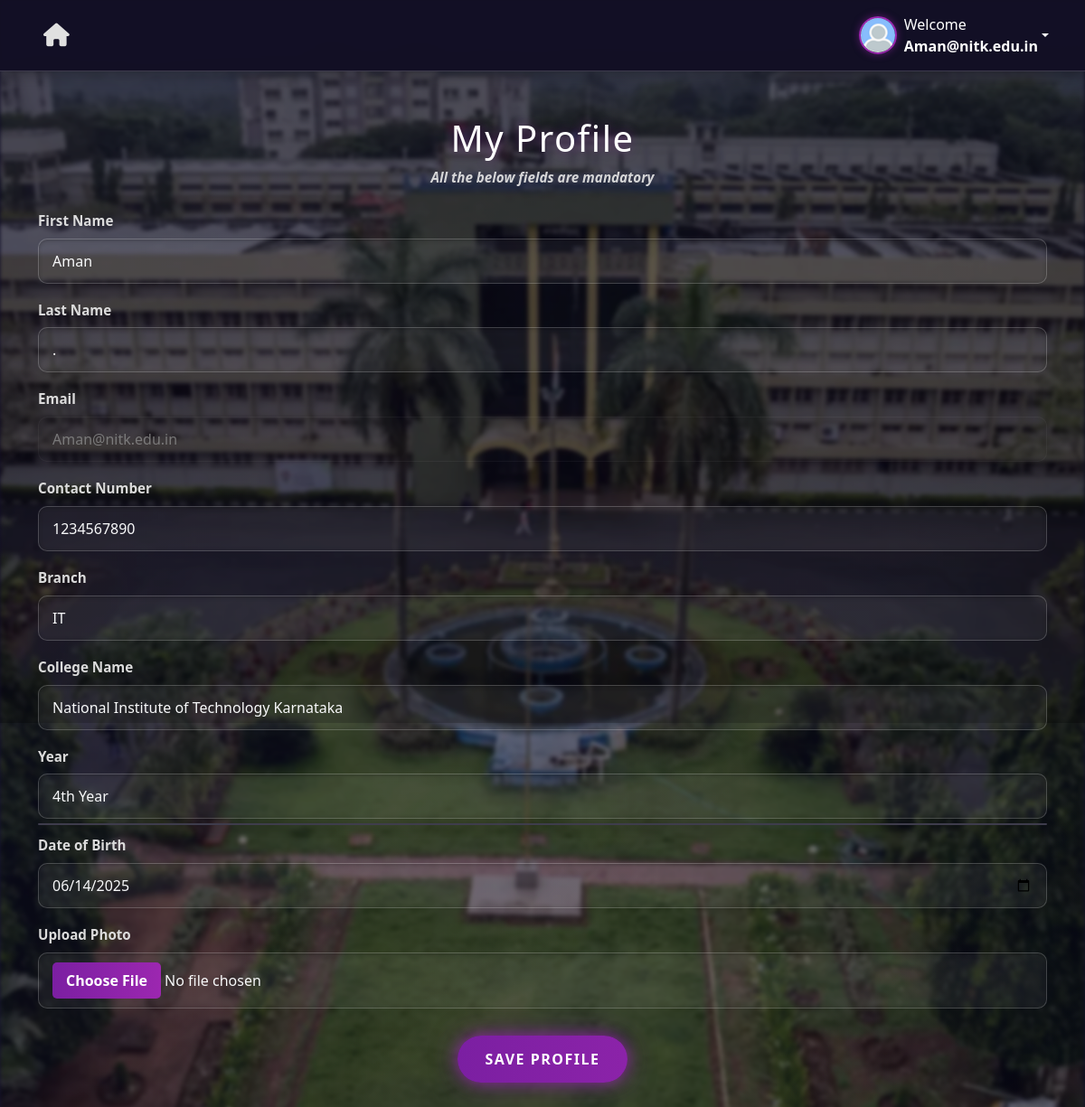
Screenshot of /user/user_profile/user/ (signed in) with the database file from the repository.
### user_profile/models.py (models this page shows, shortened)
class UserProfile(models.Model):
    user= models.OneToOneField(User,on_delete=models.CASCADE)
    first_name=models.CharField(max_length=100)
    last_name=models.CharField(max_length=100)
    contact=models.CharField(max_length=10)
    branch=models.CharField(max_length=50)
    college=models.CharField(max_length=100)
    year = models.CharField(max_length=10)
    dob = models.DateField()
    photo = models.ImageField(upload_to='profile_photos/')
    event_year=models.IntegerField(default=2025)
    user_state = models.CharField(max_length=10, choices=[('Archived', 'archived'), ('Active', 'active')], default='active')

### user_profile/views.py (the view, shortened to what this page needs)
# urls.py: path('user/',userprofile_view,name="profile"),
@login_required
def userprofile_view(request):
    user= request.user
    user_role = getattr(request.user, 'userrole', None)
    try:
        profile=up.objects.get(user=user)
    except up.DoesNotExist:
        profile=None
    is_nitk = user.email.endswith("@nitk.edu.in")
    if is_nitk:
        college_value = "National Institute of Technology Karnataka"
    else:
        college_value = profile.college if profile else ""
    return render(request, 'user_profile/profile.html', {
        'user_email': user.email,
        'profile': profile,
        'user_role':user_role,
        'is_nitk': is_nitk,
    'college_value': college_value
    })

### user_profile/templates/user_profile/profile.html (shortened to what this page needs)
{%load static%}
<!DOCTYPE html>
<html lang="en">
<head>
  <link rel="stylesheet" href="{% static 'user_profile/style.css' %}" />
  <link rel="stylesheet" href="https://cdnjs.cloudflare.com/ajax/libs/font-awesome/6.0.0-beta3/css/all.min.css">
  <link href="https://cdn.jsdelivr.net/npm/bootstrap@5.3.0/dist/css/bootstrap.min.css" rel="stylesheet">
</head>
<body>
  <header>
      <div class="back"><a href="{%url 'home'%}"><i class="fa fa-home"></i></a></div>
      <div class="user-info-section">
    {% if user.is_authenticated %}
      <div class="dropdown">
        <a class="d-flex align-items-center text-white text-decoration-none dropdown-toggle profile-dropdown-toggle" href="#" id="dropdownUser1" data-bs-toggle="dropdown" aria-expanded="false">
          <img src="{% static 'assets/default.png' %}" alt="Profile" class="profile-img rounded-circle me-2">
          <div class="d-flex flex-column align-items-start">
            <span class="welcome-text">Welcome</span>
            <strong class="username">{{ user.username }}</strong>
          </div>
        </a>
      </div>
    {% endif %}
        </div>
        </header>
  <div class="overlay"></div>
  <div class="container">
  <h1 style="color: #fff;">My Profile</h1>
<form id="profile-form" method="post" enctype="multipart/form-data">
  <strong class="instruction">All the below fields are mandatory</strong>
  <section class="personal-details">
    <div class="form-group">
      <label for="first_name">First Name</label>
      <input type="text" name="first_name"  value="{{ profile.first_name}}" required />
    </div>
    <div class="form-group">
      <label for="last_name">Last Name</label>
      <input type="text" name="last_name" value="{{ profile.last_name}}" required />
    </div>
    <div class="form-group">
      <label for="email">Email</label>
      <input type="email" name="email" value="{{user_email}}" required disabled/>
    </div>
    <div class="form-group">
      <label for="contact">Contact Number</label>
      <input type="text" name="contact" value="{{ profile.contact}}" required />
    </div>
    <div class="form-group">
      <label for="branch">Branch</label>
      <input type="text" name="branch" value="{{ profile.branch}}" required />
    </div>
    <div class="form-group">
  <label for="college">College Name</label>
  <input type="text" name="college"
         value="{{ college_value }}"
         {% if is_nitk %} disabled {% endif %}
         required />
</div>
    <div class="form-group autocomplete">
    <label for="year">Year</label>
    <input type="text" id="year" name="year" value="{{ profile.year}}" autocomplete="off" required placeholder="Eg:1st Year" />
    <ul class="autocomplete-list" id="year-suggestions"></ul>
    </div>
    <div class="form-group">
      <label for="dob">Date of Birth</label>
      <input type="date" name="dob" value="{{ profile.dob|date:"Y-m-d" }}" required />
    </div>
    <div class="form-group">
      <label for="photo">Upload Photo</label>
      <input type="file" name="photo">
    </div>
  </section>
  <button class="submit" type="submit">Save Profile</button>
</form>
</body>
</html>

### rows the page displays
UserProfile: first_name "Aman", last_name ".", contact "1234567890", branch "IT", year "4th Year", dob "06/14/2025"

### other values shown
{{ user.username }} "Aman@nitk.edu.in"
